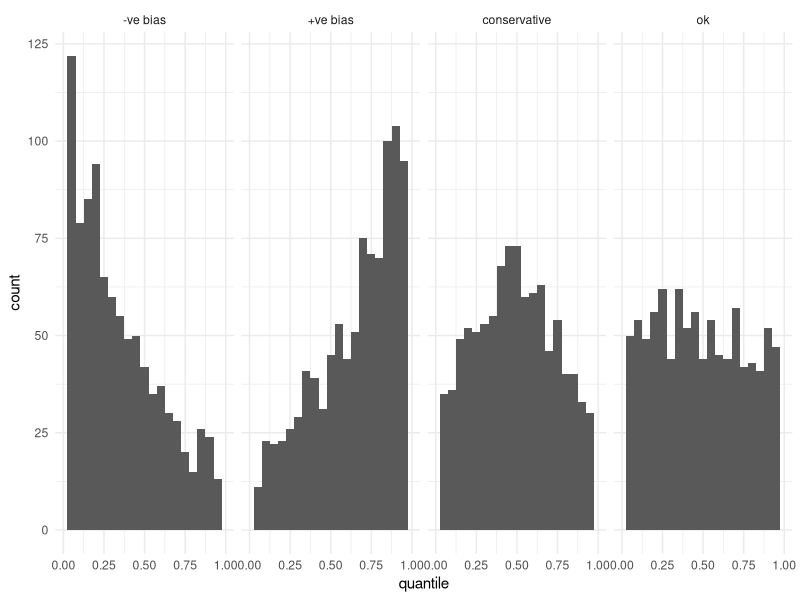
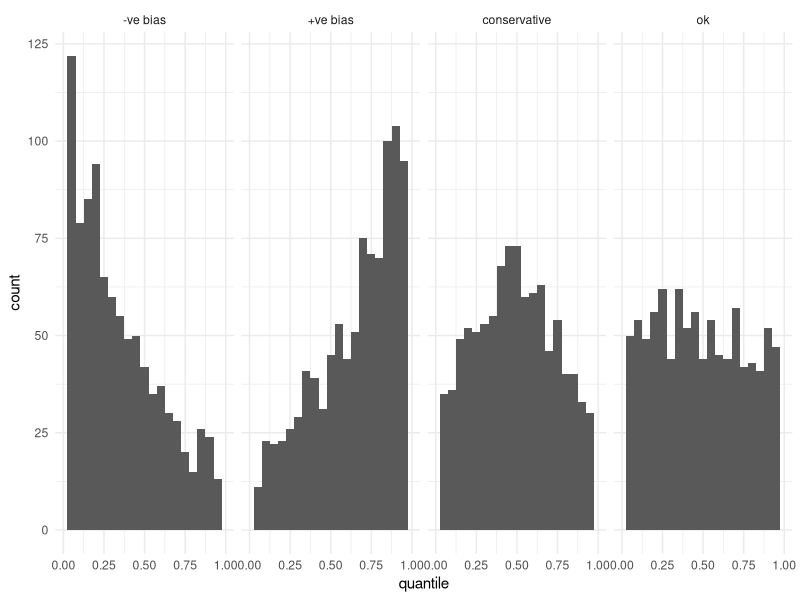

These figures' R source, in order:
# an example in self-confidence

# quick plot to show what those plots should look like in different
# situations

library(ggplot2)

# number of reps
n <- 1000


# when things go "right" -- flat distribution
dat <- data.frame(scenario = "ok",
                  quantile = runif(n))


# spike on the left => negative bias
nb <- rexp(2*n, 2)
nb <- nb[nb<1 & nb >0]
nb <- nb[1:1000]
dat <- rbind(dat,
             data.frame(scenario = "-ve bias",
                        quantile = nb))


# spike on the right => positive bias
nb <- 1-rexp(2*n, 2)
nb <- nb[nb<1 & nb >0]
nb <- nb[1:1000]
dat <- rbind(dat,
             data.frame(scenario = "+ve bias",
                        quantile = nb))

# what we'd like to see
nb <- rnorm(2*n, mean=0.5, sd=0.35)
nb <- nb[nb<1 & nb >0]
nb <- nb[1:1000]
dat <- rbind(dat,
             data.frame(scenario = "conservative",
                        quantile = nb))

p <- ggplot(dat) +
      geom_histogram(aes(quantile), binwidth=0.05)+
      scale_x_continuous(limits=c(0,1))+
      facet_wrap(~scenario, nrow=1) +
      theme_minimal()

print(p)

ggsave(p, file="selfconfidence.pdf", width=12, height=4)
